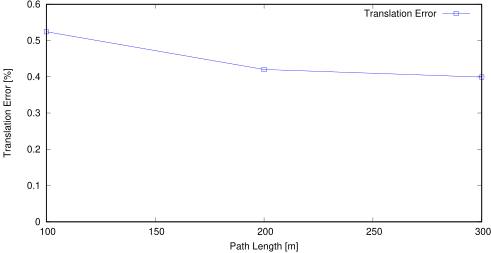

The script that saved this image:
set term postscript eps enhanced color
set output "sub04_tl.eps"
set size ratio 0.5
set yrange [0:*]
set xlabel "Path Length [m]"
set ylabel "Translation Error [%]"
plot "sub04_tl.txt" using 1:($2*100) title 'Translation Error' lc rgb "#0000FF" pt 4 w linespoints
